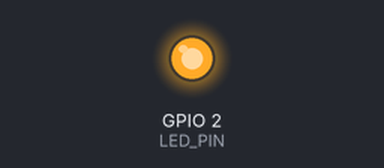
The program below on a simulated ESP8266 (NodeMCU). Shown: output pins drawn as LEDs (lit = HIGH). What the program prints to the serial monitor is not drawn.

Above: at 1.6 s.
At 4.73 s:
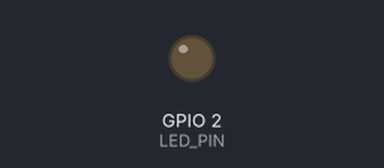
Timing chart, 0 to 5.3 s (numbered marks = the images above):
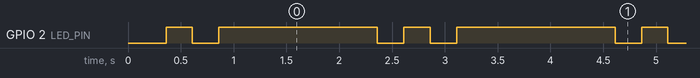

Measured:
- by itself, GPIO 2 (LED_PIN): repeats every 2.3 s: LOW 0.25 s, HIGH 1.5 s, LOW 0.25 s, HIGH 0.25 s
- by itself, everything shown: repeats every 2.3 s, in 4 steps

The program:

main.cpp
```cpp
#include <Arduino.h>

// บอร์ด NodeMCU ESP8266 ไฟ LED บนบอร์ดมักต่ออยู่ที่ขา D4 (GPIO2)
#define LED_PIN 2

void setup() {
  pinMode(LED_PIN, OUTPUT);
  Serial.begin(115200);
  delay(100); // รอพอร์ต Serial เริ่มต้นทำงาน
  Serial.println();
  Serial.println("==========================================");
  Serial.println(" NodeMCU ESP8266: Double Blink Pattern");
  Serial.println("==========================================");
}

void loop() {
  // --- กะพริบครั้งที่ 1 ---
  digitalWrite(LED_PIN, LOW);   // ไฟติด (Active LOW)
  Serial.println("[💡] ไฟเปิด ครั้งที่ 1");
  delay(250);

  digitalWrite(LED_PIN, HIGH);  // ไฟดับ
  Serial.println("[⚫] ไฟปิด");
  delay(250);

  // --- กะพริบครั้งที่ 2 ---
  digitalWrite(LED_PIN, LOW);   // ไฟติด (Active LOW)
  Serial.println("[💡] ไฟเปิด ครั้งที่ 2");
  delay(250);

  digitalWrite(LED_PIN, HIGH);  // ไฟดับ
  Serial.println("[⚫] ไฟดับยาว (พักรอบ)");
  delay(1500); // ดับยาว 1.5 วินาที ก่อนเริ่มรอบใหม่
}
```
